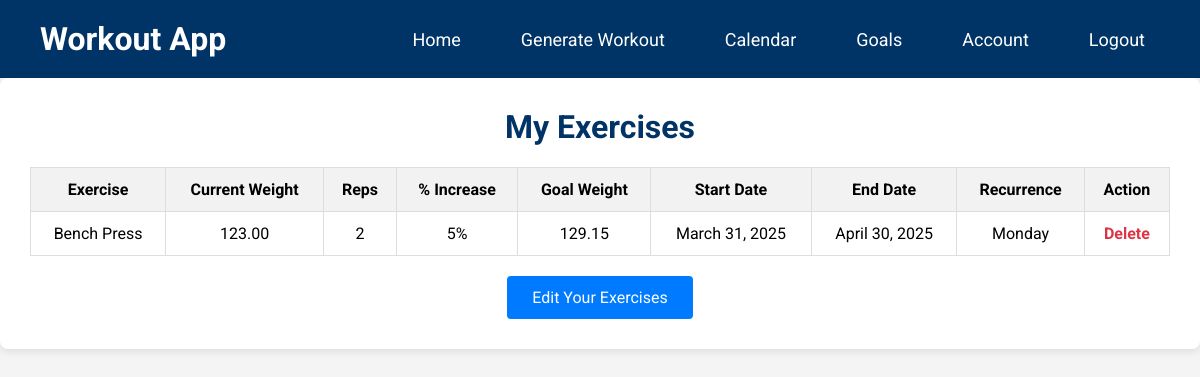
The page /goals/my-exercises/ (signed in) on the database as committed earlier.
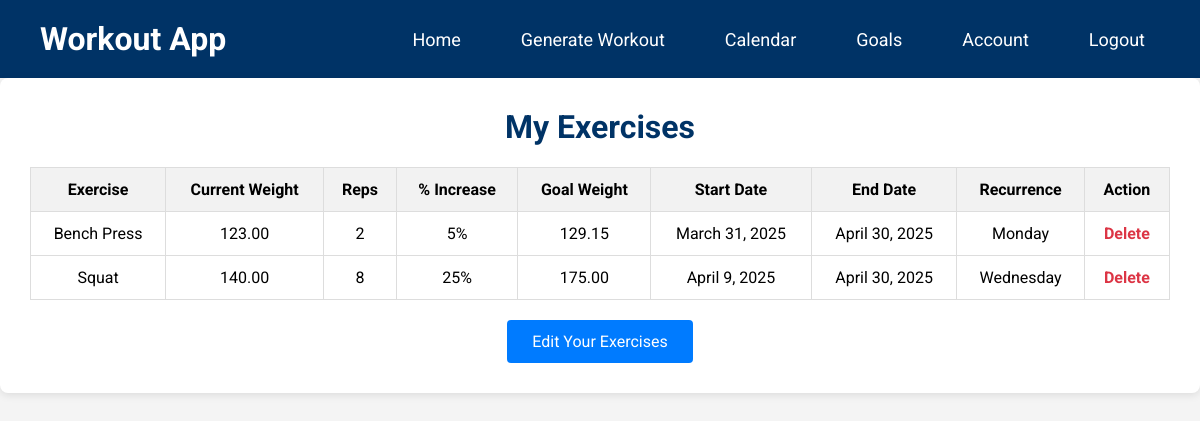
The same page on the database as committed later.
### goals/models.py (models this page shows, shortened)
class UserExercise(models.Model):
    user = models.ForeignKey(settings.AUTH_USER_MODEL, on_delete=models.CASCADE)
    exercise = models.ForeignKey(Exercise, on_delete=models.CASCADE)
    current_weight = models.DecimalField(max_digits=6, decimal_places=2)
    reps = models.PositiveIntegerField()
    percent_increase = models.IntegerField(choices=PERCENT_CHOICES, default=0)
    start_date = models.DateField(default=now)  # When recurrence starts
    end_date = models.DateField(null=True, blank=True)  # Optional end date
    recurring_day = models.IntegerField(choices=RECURRENCE_CHOICES, default=0)  # Default to Monday
    @property
    def goal_weight(self):
        return self.current_weight * (Decimal('1') + Decimal(self.percent_increase) / Decimal('100'))

class Exercise(models.Model):
    name = models.CharField(max_length=100, unique=True)
    slug = models.SlugField(unique=True)

### goals/views.py (the view)
# urls.py: path('my-exercises/', my_exercises, name='my_exercises'),
@login_required
def my_exercises(request):
    user_exercises = UserExercise.objects.filter(user=request.user)
    return render(request, 'goals/my_exercises.html', {'exercises': user_exercises})

### home/context_processors.py (called while the page is built)
def base_url(request):
    return {
        'base_url': f"{request.scheme}://{request.get_host()}/proxy/8000/"
    }

### goals/templates/goals/my_exercises.html (shortened to what this page needs)
<!DOCTYPE html>
<html lang="en">
<head>
</head>
<body>
    <header>
        <a class="logo" href="{% url 'home' %}">Workout App</a>
        <nav>
          <ul>
            <li><a href="{% url 'home' %}">Home</a></li>
            {% if user.is_authenticated %}
              <li><a href="{{ base_url }}#generate">Generate Workout</a></li>
              <li><a href="{% url 'calendar' %}">Calendar</a></li>
              <li><a href="{% url 'goals:goals' %}">Goals</a></li>
              <li><a href="{% url 'user_data' %}">Account</a></li>
              <li><a href="{% url 'logout' %}">Logout</a></li>
            {% else %}
              <li><a href="{% url 'login' %}">Login</a></li>
            {% endif %}
          </ul>
        </nav>
    </header>
  <div class="container">
    <h1>My Exercises</h1>
    {% if exercises %}
      <table>
        <thead>
          <tr>
            <th>Exercise</th>
            <th>Current Weight</th>
            <th>Reps</th>
            <th>% Increase</th>
            <th>Goal Weight</th>
            <th>Start Date</th>
            <th>End Date</th>
            <th>Recurrence</th>
            <th>Action</th>
          </tr>
        </thead>
        <tbody>
          {% for entry in exercises %}
            <tr>
              <td>{{ entry.exercise.name }}</td>
              <td>{{ entry.current_weight }}</td>
              <td>{{ entry.reps }}</td>
              <td>{{ entry.percent_increase }}%</td>
              <td>{{ entry.goal_weight|floatformat:2 }}</td>
              <td>{{ entry.start_date }}</td>
              <td>{{ entry.end_date }}</td>
              <td>{{ entry.get_recurring_day_display }}</td>
              <td>
                <a class="action-link" href="{% url 'goals:delete_exercise' entry.pk %}">Delete</a>
              </td>
            </tr>
          {% endfor %}
        </tbody>
      </table>
    {% else %}
      <p style="text-align: center;">You have not selected any exercises yet.</p>
    {% endif %}
    <div class="button-container">
      <a class="nav-button" href="{% url 'goals:set_exercises' %}">Edit Your Exercises</a>
    </div>
  </div>
</body>
</html>

Rows that differ between the two databases and show on the page:
added UserExercise: exercise.name "Squat", current_weight "140.00", reps "8", percent_increase "25", goal_weight "175.00", start_date "April 9, 2025", end_date "April 30, 2025", recurring_day "Wednesday"
